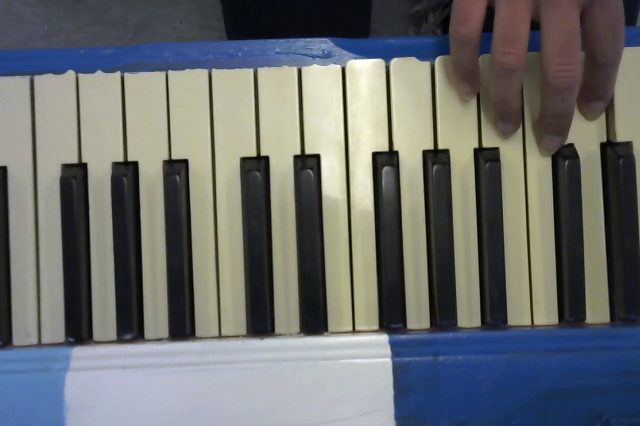
#> input picture frame 32 of piano.mov, 640 x 426 px
$ python noteGet.py
#> lines starting #> are read from the running program, lines starting #| are printed output that depends on the picture; after the words box and inside, x2 and y2 are one past the last pixel; in counts of white or black regions, pixels touching at a corner belong together
import numpy as np
import cv2

video = cv2.VideoCapture("piano.mov")

while(True):
	ret, frame = video.read()
#> frame is the input picture: shape (426, 640, 3); mean B, G, R 109.7, 109.5, 106.4

	gray = cv2.cvtColor(frame, cv2.COLOR_BGR2GRAY)
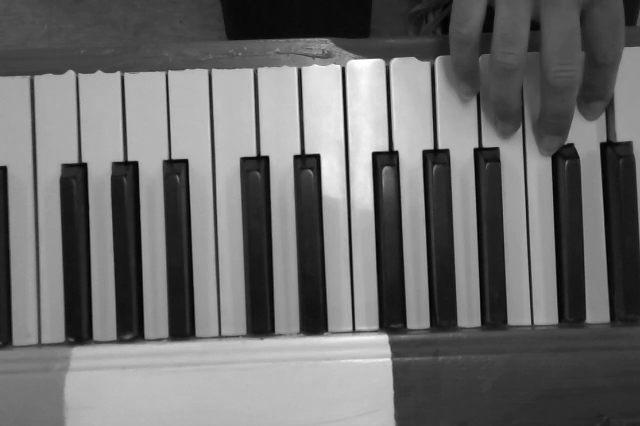
#> gray: shape (426, 640); min 0, max 255, mean 108.6

	# get bitwise image
	ret, thresh = cv2.threshold(gray, 110, 255, 0)
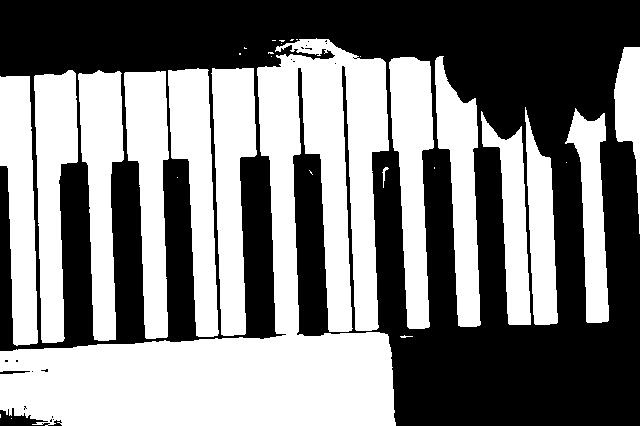
#> thresh: shape (426, 640); 49.7% white; 31 white regions (17 under 20 px), largest, box (x1, y1, x2, y2) and area: (0, 38, 396, 426) 57997, (211, 68, 257, 336) 8131, (124, 71, 169, 339) 7868

	# bitwise = cv2.adaptiveThreshold(gray, 255, cv2.ADAPTIVE_THRESH_MEAN_C, cv2.THRESH_BINARY, 3, 4)
	bitwise = cv2.bitwise_not(thresh)

	# get white keys
	hsv = cv2.cvtColor(frame, cv2.COLOR_BGR2HSV)
#> hsv: shape (426, 640, 3); mean H, S, V 63.5, 62.4, 121.3

	# lower_black = np.array([0,0,0])
	# upper_black = np.array([255,100,100])

	lower_white = np.array([0, 10, 130])
	upper_white = np.array([170, 110, 255])

	mask = cv2.inRange(hsv, lower_white, upper_white)
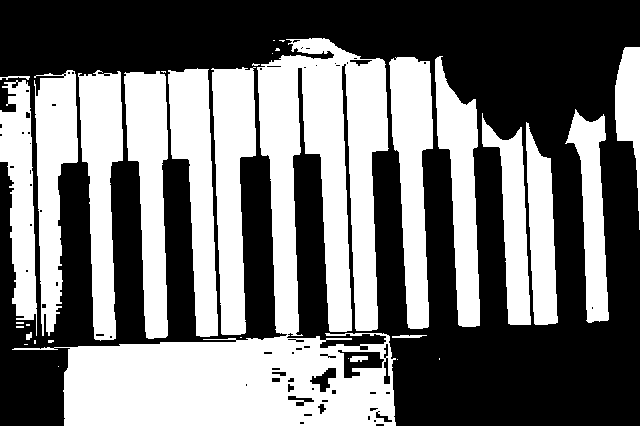
#> mask: shape (426, 640); 45.7% white; 34 white regions (17 under 20 px), largest, box (x1, y1, x2, y2) and area: (12, 38, 396, 426) 50679, (211, 67, 256, 335) 8012, (389, 57, 433, 329) 7717
	res = cv2.bitwise_and(frame,frame, mask= mask)
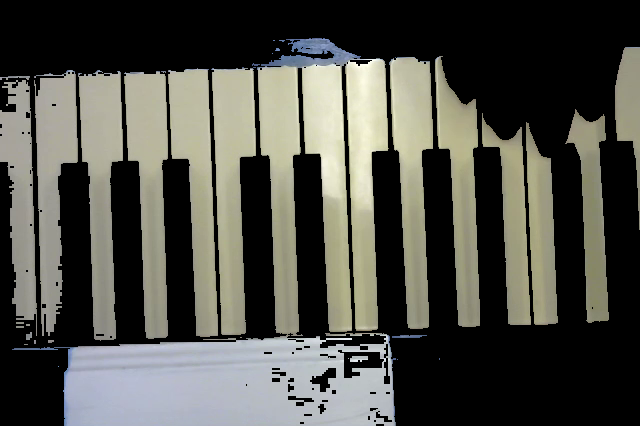
#> res: shape (426, 640, 3); mean B, G, R 72.3, 79.1, 79

	cv2.imshow("yeet", bitwise)

	if cv2.waitKey(30) & 0xFF == ord('q'):
#> (key q is pressed here)
		break

#> (the run stopped early here; a loop or call above may not have finished)

$ run again, starting later in the video
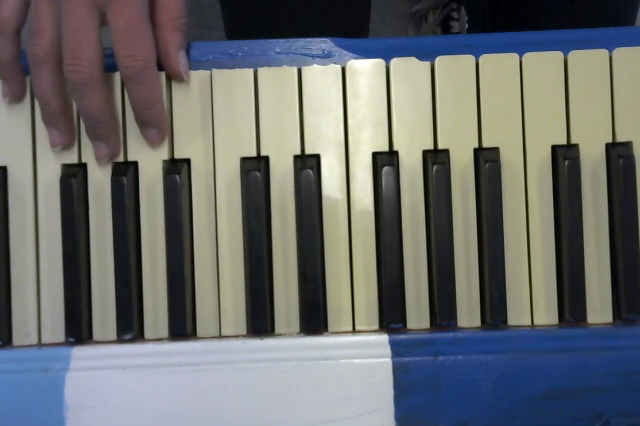
#> input picture frame 146 of piano.mov, 640 x 426 px
#> frame is the input picture: shape (426, 640, 3); mean B, G, R 109.2, 109.3, 106.7
#> `ret, thresh = cv2.threshold(gray, 110, 255, 0)`:
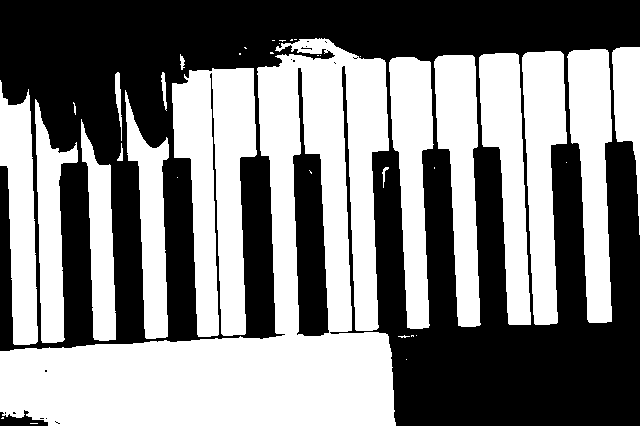
#> thresh: shape (426, 640); 50.7% white; 17 black regions (14 under 20 px), largest, box (x1, y1, x2, y2) and area: (0, 0, 640, 426) 128443, (293, 68, 329, 336) 5410, (0, 410, 48, 426) 403
#> hsv: shape (426, 640, 3); mean H, S, V 69.9, 64.7, 121.3
#> mask: shape (426, 640); 47% white; 49 white regions (31 under 20 px), largest, box (x1, y1, x2, y2) and area: (12, 38, 396, 426) 52095, (567, 49, 612, 323) 8201, (522, 51, 567, 325) 8140
#> `res = cv2.bitwise_and(frame,frame, mask= mask)`:
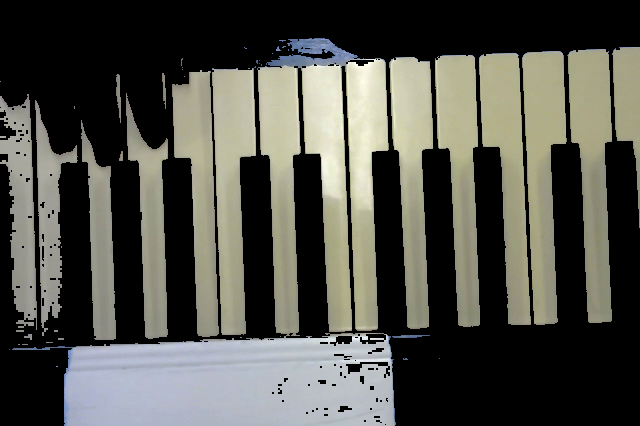
#> res: shape (426, 640, 3); mean B, G, R 74.3, 81.4, 81.1

$ run again, starting later in the video
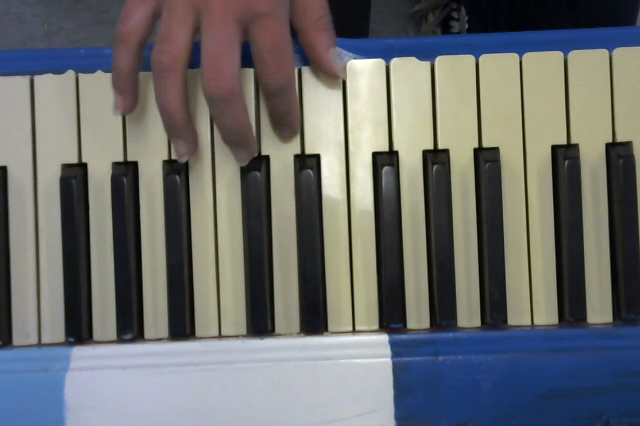
#> input picture frame 260 of piano.mov, 640 x 426 px
#> frame is the input picture: shape (426, 640, 3); mean B, G, R 109.1, 109.1, 107
#> `ret, thresh = cv2.threshold(gray, 110, 255, 0)`:
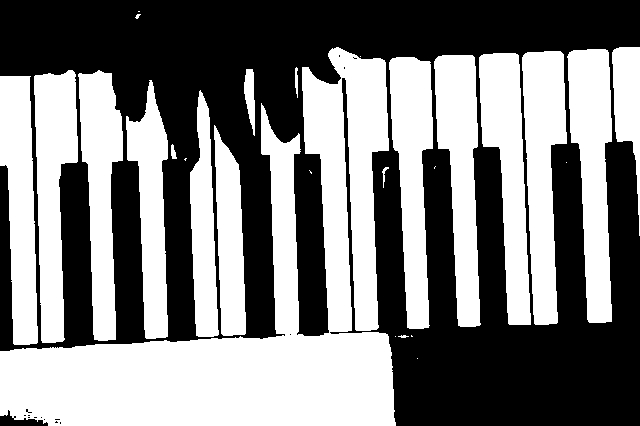
#> thresh: shape (426, 640); 49.8% white; 28 white regions (10 under 20 px), largest, box (x1, y1, x2, y2) and area: (0, 47, 396, 426) 54142, (567, 49, 612, 323) 8342, (522, 51, 567, 325) 8244
#> hsv: shape (426, 640, 3); mean H, S, V 63.9, 64.9, 121.7
#> mask: shape (426, 640); 45.7% white; 67 white regions (38 under 20 px), largest, box (x1, y1, x2, y2) and area: (49, 109, 396, 426) 32058, (567, 49, 612, 323) 8228, (522, 51, 567, 325) 8147
#> `res = cv2.bitwise_and(frame,frame, mask= mask)`:
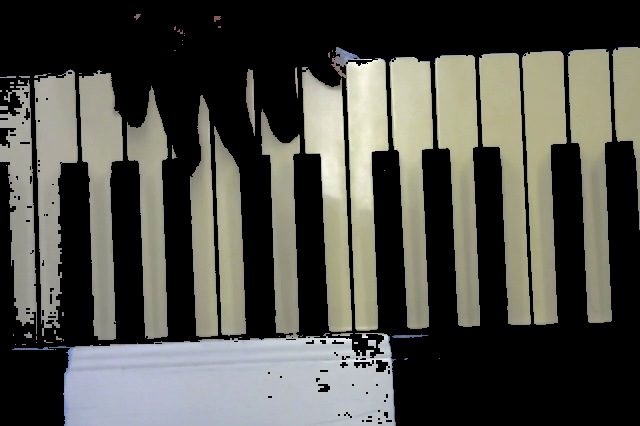
#> res: shape (426, 640, 3); mean B, G, R 71.7, 78.6, 78.4
